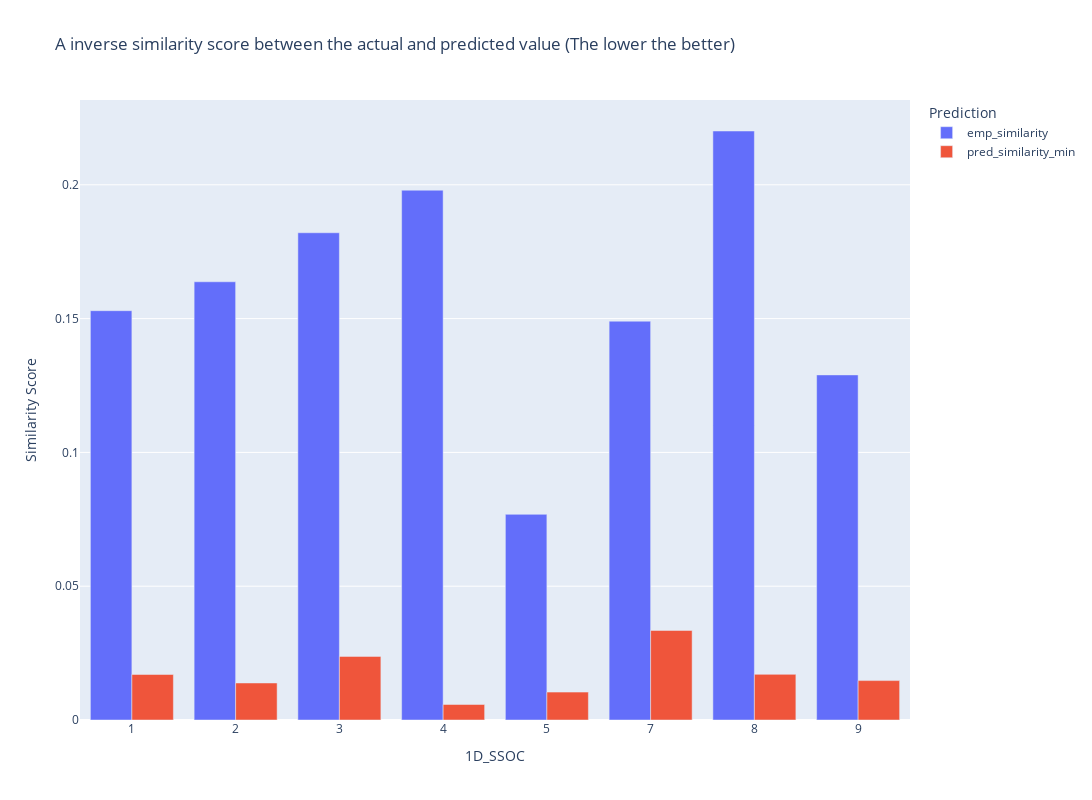

The notebook cell this image was saved under:
### Code cell
fig = px.bar(distance_df_plot, x="1D_SSOC", color="Prediction",
             y='Similarity Score',
             title="A inverse similarity score between the actual and predicted value (The lower the better)",
             barmode='group'
            )

fig.update_layout(
    autosize=False,
    width=1600,
    height=800)

fig.show()

### Figure 1 — Plotly figure (JSON) as saved in the notebook; plotly's stock layout.template omitted (floating-point values rounded to 4 significant figures)
{"data": [{"alignmentgroup": "True", "hovertemplate": "Prediction=emp_similarity<br>1D_SSOC=%{x}<br>Similarity Score=%{y}<extra></extra>", "legendgroup": "emp_similarity", "marker": {"color": "#636efa", "pattern": {"shape": ""}}, "name": "emp_similarity", "offsetgroup": "emp_similarity", "orientation": "v", "showlegend": true, "textposition": "auto", "type": "bar", "x": ["1", "2", "3", "4", "5", "7", "8", "9"], "xaxis": "x", "y": [0.153, 0.1638, 0.1821, 0.198, 0.07686, 0.149, 0.2201, 0.129], "yaxis": "y"}, {"alignmentgroup": "True", "hovertemplate": "Prediction=pred_similarity_min<br>1D_SSOC=%{x}<br>Similarity Score=%{y}<extra></extra>", "legendgroup": "pred_similarity_min", "marker": {"color": "#EF553B", "pattern": {"shape": ""}}, "name": "pred_similarity_min", "offsetgroup": "pred_similarity_min", "orientation": "v", "showlegend": true, "textposition": "auto", "type": "bar", "x": ["1", "2", "3", "4", "5", "7", "8", "9"], "xaxis": "x", "y": [0.01702, 0.01383, 0.02378, 0.005801, 0.01042, 0.03347, 0.01706, 0.01473], "yaxis": "y"}], "layout": {"autosize": false, "barmode": "group", "height": 800, "legend": {"title": {"text": "Prediction"}, "tracegroupgap": 0}, "title": {"text": "A inverse similarity score between the actual and predicted value (The lower the better)"}, "width": 1600, "xaxis": {"anchor": "y", "autorange": true, "domain": [0, 1], "range": [-0.5, 7.5], "title": {"text": "1D_SSOC"}, "type": "category"}, "yaxis": {"anchor": "x", "autorange": true, "domain": [0, 1], "range": [0, 0.2317], "title": {"text": "Similarity Score"}, "type": "linear"}}}
